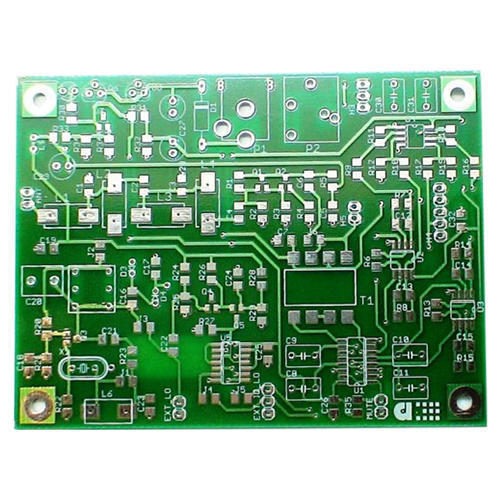
#> input picture test0.jpg, 500 x 500 px, given in place of the camera
$ python colins_testies.py
#> lines starting #> are read from the running program, lines starting #| are printed output that depends on the picture; after the words box and inside, x2 and y2 are one past the last pixel; in counts of white or black regions, pixels touching at a corner belong together
"""
Test file for pseduo-coding before starting the project


Operations:
 -Convert color image to HSV color space
 -Filter noise with median Blur
 -Create mask based on HSV of filtered image for green
 -Morph mask
 -Apply mask to original video image
 -Canny Edge detects edges of resulting image
"""

import cv2 as cv
import numpy as np

cap = cv.VideoCapture(0)
while(1):
    # Take each frame
    _, frame = cap.read()
#> frame is the input picture: shape (500, 500, 3); mean B, G, R 145.9, 176.6, 137.8

    # Convert to HSV colorspace
    hsv = cv.cvtColor(frame, cv.COLOR_BGR2HSV)
#> hsv: shape (500, 500, 3); mean H, S, V 46.2, 92.3, 176.9

    # Median Blur to reduce noise (salt & peppa)
    median = cv.medianBlur(hsv,3)
#> median: shape (500, 500, 3); mean H, S, V 45.9, 91.2, 176.8

    # define range of color in HSV
    lower_color = np.array([40,100,100])
    upper_color = np.array([80,255,255])

    # Threshold the HSV image
    mask = cv.inRange(median, lower_color, upper_color)
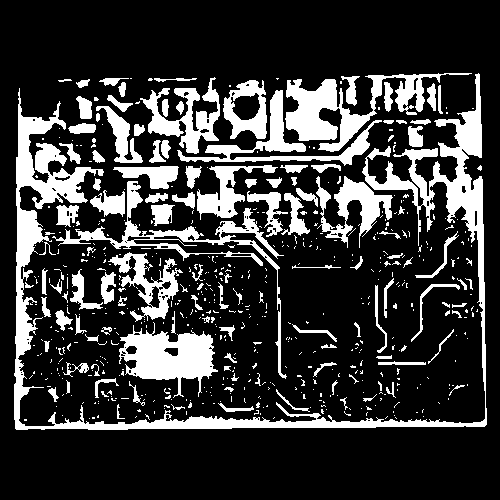
#> mask: shape (500, 500); 21.7% white; 591 white regions (469 under 20 px), largest, box (x1, y1, x2, y2) and area: (14, 73, 487, 430) 15923, (285, 73, 472, 152) 4426, (119, 322, 218, 398) 3740

    # Morphological Operations - get struct element, choose morph
    kernel = cv.getStructuringElement(cv.MORPH_RECT,(11,11))
    #opening = cv.morphologyEx(mask, cv.MORPH_OPEN, kernel)
    #dilation = cv.dilate(mask,kernel,iterations = 1)
    closing = cv.morphologyEx(mask, cv.MORPH_CLOSE, kernel)
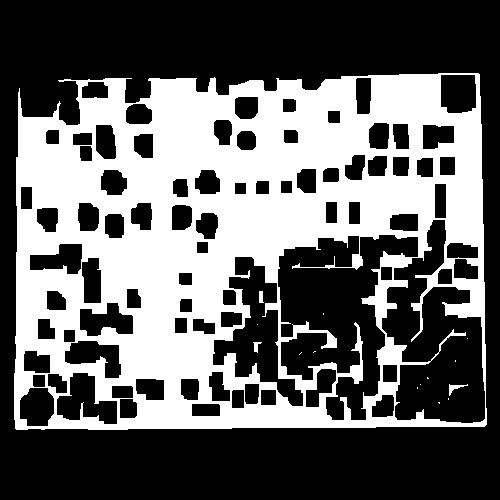
#> closing: shape (500, 500); 39.4% white; 15 white regions (11 under 20 px), largest, box (x1, y1, x2, y2) and area: (14, 73, 487, 430) 98331, (449, 384, 468, 396) 76, (259, 291, 264, 303) 49, (253, 342, 262, 353) 49
    #gradient = cv.morphologyEx(mask, cv.MORPH_GRADIENT, kernel)

    # Bitwise-AND mask and original image
    res = cv.bitwise_and(frame,frame, mask= closing)
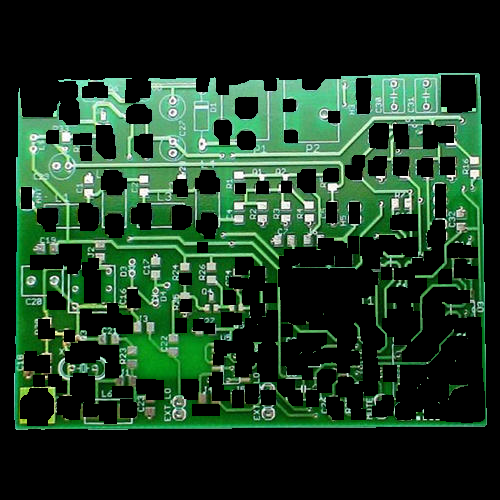
#> res: shape (500, 500, 3); mean B, G, R 35.9, 57.2, 29.5

    # Canny Edge-Detection
    edges = cv.Canny(closing,100,150)
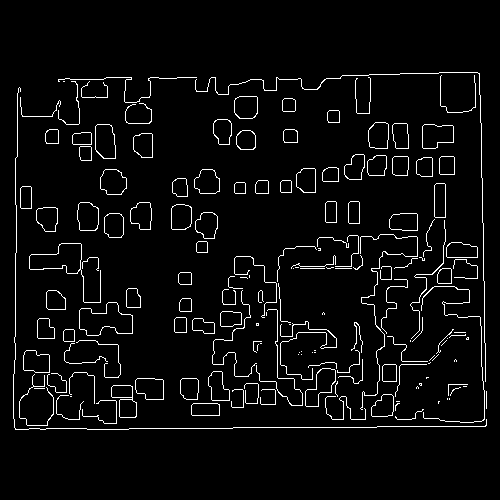
#> edges: shape (500, 500); 4.3% white in thin lines or dots, all inside (x1, y1, x2, y2) = (13, 72, 487, 430)

    cv.imshow('HSV Blur',median)
    cv.imshow('original',frame)
    cv.imshow('mask',mask)
    cv.imshow('morph',closing)
    cv.imshow('result',res)
    cv.imshow('edges',edges)

    k = cv.waitKey(5) & 0xFF
#> (key q is pressed here)
    if k == 27:
        break
cv.destroyAllWindows()


"""
Playing with Hough Lines

Operations:
 -
"""

"""import numpy as np
import cv2
cap = cv2.VideoCapture(0)

while(1):

    _, frame = cap.read()
    #gray = cv2.cvtColor(frame, cv2.COLOR_BGR2GRAY)
    #th, threshed = cv2.threshold(gray, 240, 255, cv2.THRESH_BINARY_INV)
    edges = cv2.Canny(frame,50,150,apertureSize = 3)

    minLineLength=100
    lines = cv2.HoughLinesP(image=edges,rho=1,theta=np.pi/180, threshold=100,lines=np.array([]), minLineLength=minLineLength,maxLineGap=80)

    a,b,c = lines.shape
    for i in range(a):
        cv2.line(frame, (lines[i][0][0], lines[i][0][1]), (lines[i][0][2], lines[i][0][3]), (0, 0, 255), 3, cv2.LINE_AA)
        #cv2.line(gray, pt1, pt2, (0, 0, 255), 3)

    cv2.imshow('frame',frame)
    #cv2.imshow('gray',gray)
    #cv2.imshow('threshed',threshed)
    cv2.imshow('edges',edges)

    if cv2.waitKey(10) & 0xff == ord('q'):
        break

cam.release()
cv2.destroyAllWindows()"""
